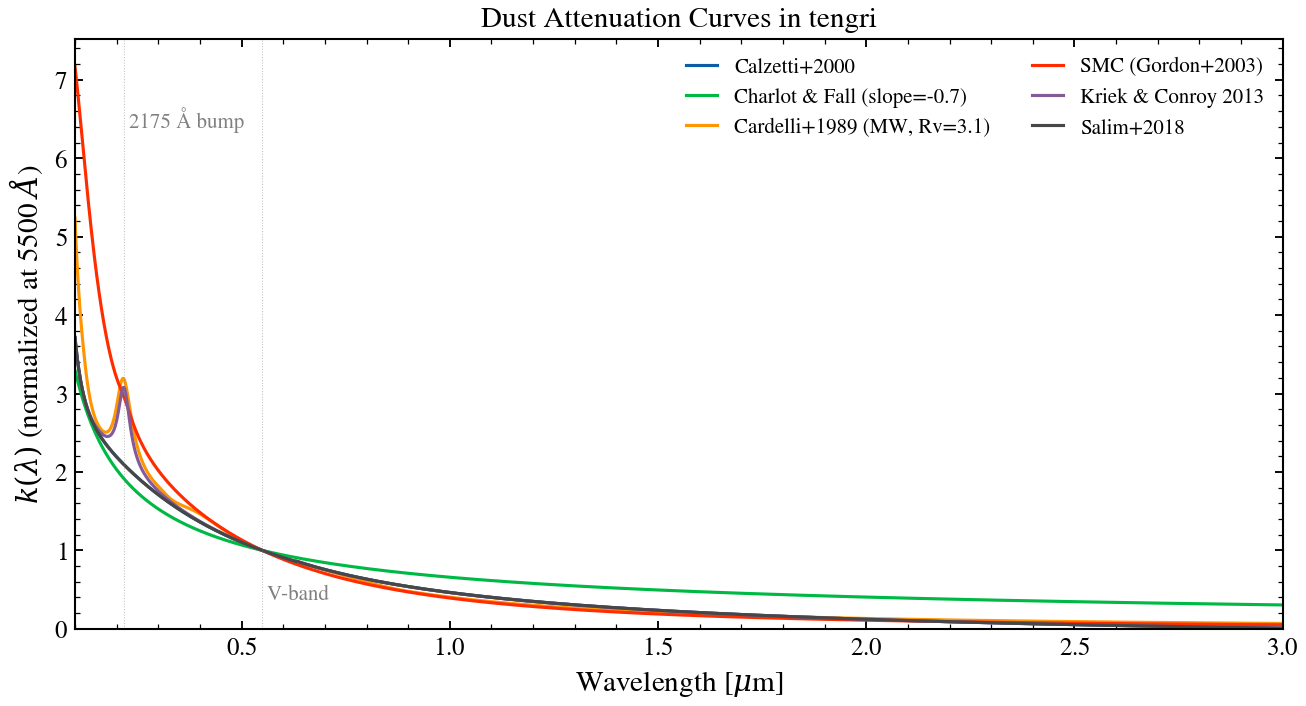

Write the Python code that produced this figure.
"""
Dust Attenuation Curves (UV to NIR)
====================================

Same six headline laws as :doc:`plot_attenuation_law_compare`, but plotted
over the full UV-through-NIR range (0.1–3 μm) instead of zooming into the
UV bump region.

.. sphx-glr-precomputed-img:

.. image:: images/sphx_glr_plot_dust_curves_001.png
   :alt: plot_dust_curves
   :class: sphx-glr-single-img

"""

import jax.numpy as jnp
import matplotlib.pyplot as plt

from tengri.analysis.plotting import setup_style
from tengri.dust import list_laws

setup_style()

wave = jnp.linspace(1000.0, 30000.0, 2000)

fig, ax = plt.subplots(figsize=(9, 5))
for label, fn in list_laws().items():
    ax.plot(wave / 1e4, fn(wave), label=label, lw=1.5)

ax.axvline(0.55, ls=":", color="grey", lw=0.5, alpha=0.5)
ax.annotate(
    "V-band", xy=(0.56, 0.05), xycoords=("data", "axes fraction"), fontsize=10, color="grey"
)
ax.axvline(0.2175, ls=":", color="grey", lw=0.5, alpha=0.5)
ax.annotate(
    "2175 Å bump", xy=(0.23, 0.85), xycoords=("data", "axes fraction"), fontsize=10, color="grey"
)

ax.set(
    xlabel=r"Wavelength [$\mu$m]",
    ylabel=r"$k(\lambda)$ (normalized at 5500 $\AA$)",
    title="Dust Attenuation Curves in tengri",
    xlim=(0.1, 3.0),
    ylim=(0, None),
)
ax.legend(fontsize=10, frameon=False, ncol=2)
fig.tight_layout()
plt.savefig("plot_dust_curves.png", dpi=150, bbox_inches="tight")
plt.show()
